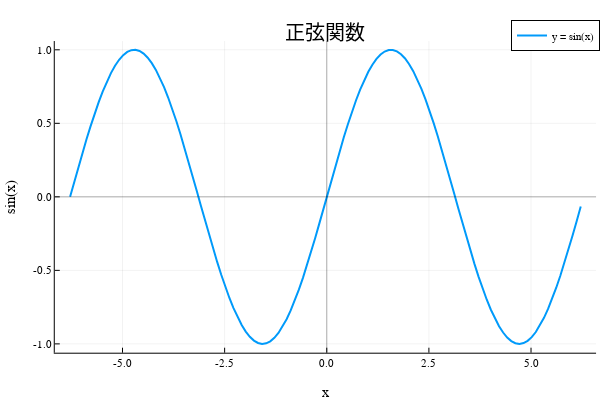

This figure's notebook cell:
### Markdown cell above
## 3. グラフ描画

### Code cell
# sin関数のグラフ
x_range = -2π:0.1:2π
plot(x_range, sin.(x_range), 
     xlabel="x", ylabel="sin(x)", 
     title="正弦関数", 
     lw=2, 
     label="y = sin(x)")

# x軸、y軸の補助線
hline!([0], color=:black, alpha=0.3, label="")
vline!([0], color=:black, alpha=0.3, label="")

### Figure 1 — Plotly figure (JSON) as saved in the notebook; plotly's stock layout.template omitted (floating-point values rounded to 4 significant figures)
{"data": [{"colorbar": {"len": 0.8657, "title": "", "x": 0.9934, "y": 0.5087}, "legendgroup": "y = sin(x)", "line": {"color": "rgba(0, 154, 250, 1.000)", "dash": "solid", "shape": "linear", "width": 2}, "mode": "lines", "name": "y = sin(x)", "showlegend": true, "type": "scatter", "x": [-6.283, -6.183, -6.083, -5.983, -5.883, -5.783, -5.683, -5.583, -5.483, -5.383, -5.283, -5.183, -5.083, -4.983, -4.883, -4.783, -4.683, -4.583, -4.483, -4.383, -4.283, -4.183, -4.083, -3.983, -3.883, -3.783, -3.683, -3.583, -3.483, -3.383, -3.283, -3.183, -3.083, -2.983, -2.883, -2.783, -2.683, -2.583, -2.483, -2.383, -2.283, -2.183, -2.083, -1.983, -1.883, -1.783, -1.683, -1.583, -1.483, -1.383, -1.283, -1.183, -1.083, -0.9832, -0.8832, -0.7832, -0.6832, -0.5832, -0.4832, -0.3832, -0.2832, -0.1832, -0.08319, 0.01681, 0.1168, 0.2168, 0.3168, 0.4168, 0.5168, 0.6168, 0.7168, 0.8168, 0.9168, 1.017, 1.117, 1.217, 1.317, 1.417, 1.517, 1.617, 1.717, 1.817, 1.917, 2.017, 2.117, 2.217, 2.317, 2.417, 2.517, 2.617, 2.717, 2.817, 2.917, 3.017, 3.117, 3.217, 3.317, 3.417, 3.517, 3.617, 3.717, 3.817, 3.917, 4.017, 4.117, 4.217, 4.317, 4.417, 4.517, 4.617, 4.717, 4.817, 4.917, 5.017, 5.117, 5.217, 5.317, 5.417, 5.517, 5.617, 5.717, 5.817, 5.917, 6.017, 6.117, 6.217], "xaxis": "x", "y": [2.449e-16, 0.09983, 0.1987, 0.2955, 0.3894, 0.4794, 0.5646, 0.6442, 0.7174, 0.7833, 0.8415, 0.8912, 0.932, 0.9636, 0.9854, 0.9975, 0.9996, 0.9917, 0.9738, 0.9463, 0.9093, 0.8632, 0.8085, 0.7457, 0.6755, 0.5985, 0.5155, 0.4274, 0.335, 0.2392, 0.1411, 0.04158, -0.05837, -0.1577, -0.2555, -0.3508, -0.4425, -0.5298, -0.6119, -0.6878, -0.7568, -0.8183, -0.8716, -0.9162, -0.9516, -0.9775, -0.9937, -0.9999, -0.9962, -0.9825, -0.9589, -0.9258, -0.8835, -0.8323, -0.7728, -0.7055, -0.6313, -0.5507, -0.4646, -0.3739, -0.2794, -0.1822, -0.08309, 0.01681, 0.1165, 0.2151, 0.3115, 0.4048, 0.4941, 0.5784, 0.657, 0.729, 0.7937, 0.8504, 0.8987, 0.938, 0.9679, 0.9882, 0.9985, 0.9989, 0.9894, 0.9699, 0.9407, 0.9022, 0.8546, 0.7985, 0.7344, 0.663, 0.5849, 0.501, 0.4121, 0.3191, 0.2229, 0.1245, 0.02478, -0.07515, -0.1743, -0.2718, -0.3665, -0.4575, -0.544, -0.6251, -0.6999, -0.7677, -0.8278, -0.8797, -0.9228, -0.9566, -0.9809, -0.9954, -1.0, -0.9946, -0.9792, -0.954, -0.9193, -0.8755, -0.8228, -0.762, -0.6935, -0.6181, -0.5366, -0.4496, -0.3582, -0.2632, -0.1656, -0.06632], "yaxis": "y"}, {"colorbar": {"len": 0.8657, "title": "", "x": 0.9934, "y": 0.5087}, "legendgroup": "", "line": {"color": "rgba(0, 0, 0, 0.300)", "dash": "solid", "shape": "linear", "width": 1}, "mode": "lines", "name": "", "showlegend": false, "type": "scatter", "x": [-1332.0, 1332.0], "xaxis": "x", "y": [0, 0], "yaxis": "y"}, {"colorbar": {"len": 0.8657, "title": "", "x": 0.9934, "y": 0.5087}, "legendgroup": "", "line": {"color": "rgba(0, 0, 0, 0.300)", "dash": "solid", "shape": "linear", "width": 1}, "mode": "lines", "name": "", "showlegend": false, "type": "scatter", "x": [0, 0], "xaxis": "x", "y": [-213.0, 213.0], "yaxis": "y"}], "layout": {"annotations": [{"font": {"color": "rgba(0, 0, 0, 1.000)", "family": "sans-serif", "size": 20}, "rotation": 0, "showarrow": false, "text": "正弦関数", "x": 0.5424, "xanchor": "center", "xref": "paper", "y": 1, "yanchor": "top", "yref": "paper"}], "height": 400, "legend": {"bgcolor": "rgba(255, 255, 255, 1.000)", "bordercolor": "rgba(0, 0, 0, 1.000)", "borderwidth": 1, "font": {"color": "rgba(0, 0, 0, 1.000)", "family": "sans-serif", "size": 11}, "title": {"font": {"color": "rgba(0, 0, 0, 1.000)", "family": "sans-serif", "size": 15}, "text": ""}, "tracegroupgap": 0, "traceorder": "normal", "x": 1, "xanchor": "auto", "y": 1, "yanchor": "auto"}, "margin": {"b": 20, "l": 0, "r": 0, "t": 20}, "paper_bgcolor": "rgba(255, 255, 255, 1.000)", "plot_bgcolor": "rgba(255, 255, 255, 1.000)", "showlegend": true, "width": 600, "xaxis": {"anchor": "y", "domain": [0.09128, 0.9934], "gridcolor": "rgba(0, 0, 0, 0.100)", "gridwidth": 0.5, "linecolor": "rgba(0, 0, 0, 1.000)", "mirror": false, "range": [-6.658, 6.592], "showgrid": true, "showline": true, "showticklabels": true, "tickangle": 0, "tickcolor": "rgb(0, 0, 0)", "tickfont": {"color": "rgba(0, 0, 0, 1.000)", "family": "sans-serif", "size": 11}, "tickmode": "array", "ticks": "inside", "ticktext": ["-5.0", "-2.5", "0.0", "2.5", "5.0"], "tickvals": [-5, -2.5, 0, 2.5, 5], "title": "x", "titlefont": {"color": "rgba(0, 0, 0, 1.000)", "family": "sans-serif", "size": 15}, "type": "-", "visible": true, "zeroline": false, "zerolinecolor": "rgba(0, 0, 0, 1.000)"}, "yaxis": {"anchor": "x", "domain": [0.07581, 0.9415], "gridcolor": "rgba(0, 0, 0, 0.100)", "gridwidth": 0.5, "linecolor": "rgba(0, 0, 0, 1.000)", "mirror": false, "range": [-1.06, 1.06], "showgrid": true, "showline": true, "showticklabels": true, "tickangle": 0, "tickcolor": "rgb(0, 0, 0)", "tickfont": {"color": "rgba(0, 0, 0, 1.000)", "family": "sans-serif", "size": 11}, "tickmode": "array", "ticks": "inside", "ticktext": ["-1.0", "-0.5", "0.0", "0.5", "1.0"], "tickvals": [-1, -0.5, 0, 0.5, 1], "title": "sin(x)", "titlefont": {"color": "rgba(0, 0, 0, 1.000)", "family": "sans-serif", "size": 15}, "type": "-", "visible": true, "zeroline": false, "zerolinecolor": "rgba(0, 0, 0, 1.000)"}}}
